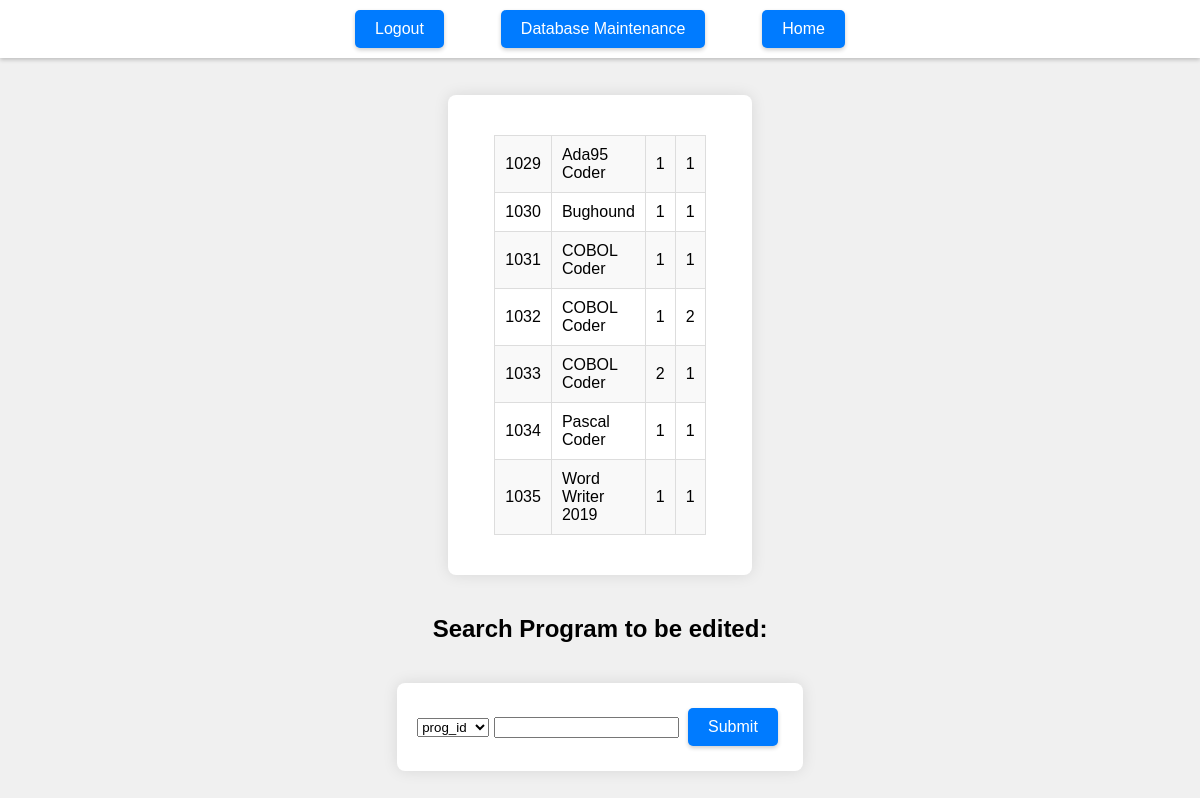
Screenshot of /update_program (signed in) with the database file from the repository.
### tables this page shows
CREATE TABLE `programs` ( `prog_id` integer PRIMARY KEY AUTOINCREMENT, `program` varchar(32) NOT NULL, `program_release` varchar(32) NOT NULL, `program_version` varchar(32) NOT NULL);

### app.py (the view, shortened to what this page needs)
@app.route("/update_program",methods=["GET","POST"])
def update_program():
    if "loggedin" not in session:
        return render_template("login.html")
    options = ["prog_id","program"]
    programs = get_programs()
    if request.method == "GET":
        return render_template("edit_programs.html",\
                               options=options,programs=programs)

### app.py (called while the page is built)
def connect_db():
    sql = sqlite3.connect("/Users/ishanunnarkar/Desktop/Projects/Bug_Hound-Project-main/server/db/bughound.db")
    sql.row_factory = sqlite3.Row
    return sql

def get_db():
    if not hasattr(g,"sqlite3"):
        g.sqlite_db = connect_db()
    return g.sqlite_db

def get_programs():
    db=get_db()
    cur = db.execute('select * from programs')
    programs = cur.fetchall()
    return programs

### templates/edit_programs.html (shortened to what this page needs)
<!DOCTYPE html>
<html lang="en">
<head>
    <link rel="stylesheet" href="{{ url_for('static', filename='css/database_maintenance.css') }}">
</head>
<body>
<div class="header">
    <div class="navigation">
        <a href="{{url_for('logout')}}" class="btn header-btn">Logout</a>
        <a href="{{url_for('database_maintenance')}}" class="btn header-btn">Database Maintenance</a>
        <a href="{{url_for('index_page')}}" class="btn header-btn">Home</a>
    </div>
</div>
    <div class="styled-container">
        <table style="width:25%", border="1">
            {% for item in programs %}
            <tr>
                <td>{{item[0]}}</td>
                <td>{{item[1]}}</td>
                <td>{{item[2]}}</td>
                <td>{{item[3]}}</td>
            </tr>
            {% endfor %}
        </table>
    </div>
    <h2> Search Program to be edited:</h2>
    <form method="POST",action="{{url_for('update_program')}}">
    <select name="options">
    <option value="{{options[0]}}" selected>{{options[0]}}</option>
    </select>
    <input name="search_data" class ="textbox"type = "text">
    <input type="submit" value ="Submit">
    </form>
</body>
</html>

### static/css/database_maintenance.css (style rules this page uses)
body { background-color: #f0f0f0; font-family: Arial, sans-serif; margin: 0; padding-top: 75px; display: flex; flex-direction: column; align-items: center; }
.header { width: 100%; display: flex; flex-direction: row; align-items: center; padding: 10px 0; background: #fff; box-shadow: 0 2px 4px rgba(0,0,0,0.2); position: fixed; top: 0; z-index: 1000; }
table { width: 100%; max-width: 600px; border-collapse: collapse; margin: 20px 0; }
td { padding: 10px; border: 1px solid #ddd; }
form { background-color: white; padding: 20px; border-radius: 8px; box-shadow: 0px 0px 15px rgba(0,0,0,0.1); margin-top: 20px; }
table tbody tr:nth-child(odd) { background-color: #f9f9f9; }
.btn, input[type="submit"], input[type="reset"], button[type="button"] { box-shadow: 0px 2px 4px rgba(0,0,0,0.2); transition: background-color 0.3s ease, box-shadow 0.3s ease; }
.navigation { display: flex; justify-content: space-between; padding: 0 20px; width: 100%; max-width: 500px; margin: auto; }
.btn, input[type="submit"], input[type="reset"], button[type="button"], .button-row .btn { padding: 10px 20px; background-color: #007bff; color: white; border: none; border-radius: 5px; cursor: pointer; text-decoration: none; margin: 5px; font-size: inherit; }
.header-btn { padding: 10px 20px; background-color: #007bff; color: white; border: none; border-radius: 5px; cursor: pointer; margin: 0 5px; }
.styled-container { background-color: white; padding: 20px; border-radius: 8px; box-shadow: 0px 0px 15px rgba(0,0,0,0.1); margin-top: 20px; margin-bottom: 20px; margin-left: auto; margin-right: auto; width: fit-content; max-width: 90%; display: flex; justify-content: space-evenly; }

### rows the page displays
programs: prog_id "1029", program "Ada95 Coder", program_release "1", program_version "1"
programs: prog_id "1030", program "Bughound", program_release "1", program_version "1"
programs: prog_id "1031", program "COBOL Coder", program_release "1", program_version "1"
programs: prog_id "1032", program "COBOL Coder", program_release "1", program_version "2"
programs: prog_id "1033", program "COBOL Coder", program_release "2", program_version "1"
programs: prog_id "1034", program "Pascal Coder", program_release "1", program_version "1"
programs: prog_id "1035", program "Word Writer 2019", program_release "1", program_version "1"

### other values shown
form field options "prog_id"
